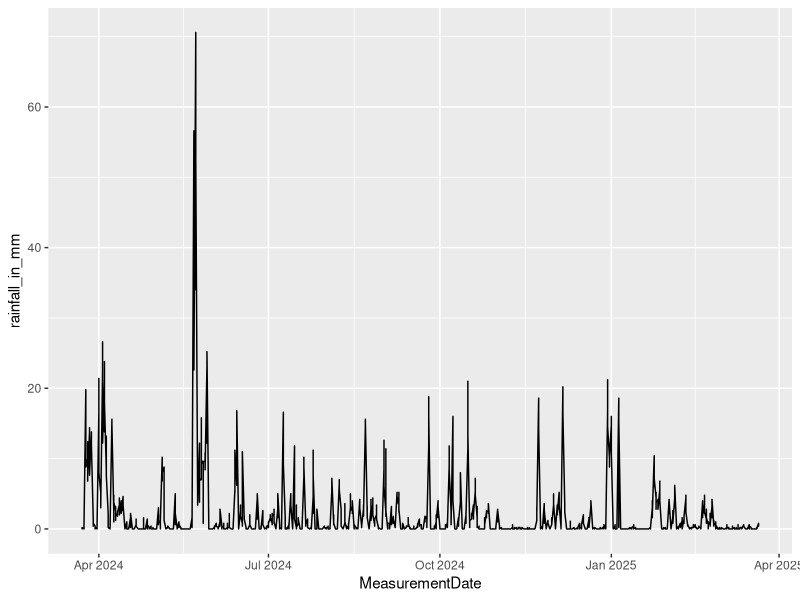
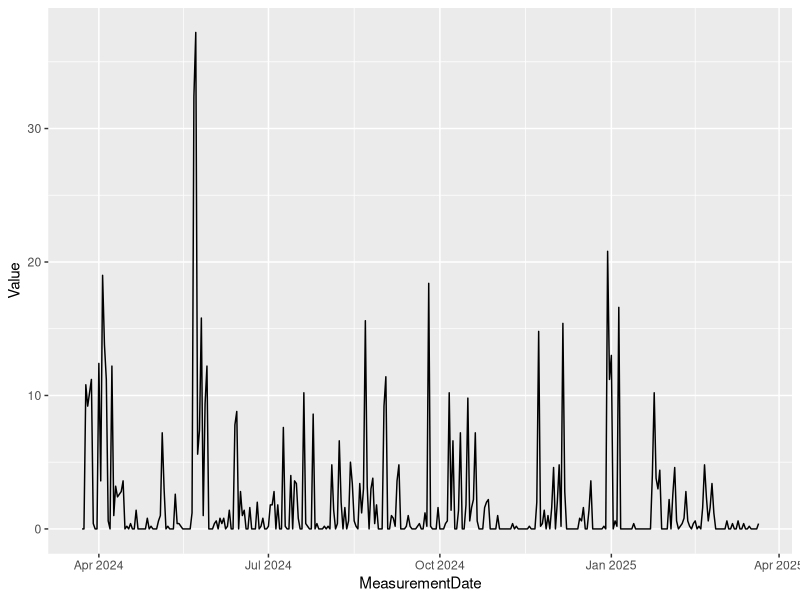

The R script that drew these images, in order:
# simple plot of rainfall 
# Trying out data prep steps quickly 
# to then copy and paste to shiny server

library(tidyverse)

rainfall_to_plot <- tibble()

#---- Pre-aggregated file containing all rain stations, but not averaged
rainfall_to_plot_agg <- read_csv("../data/rainfall/aggreg_edinburgh_rainfall.csv") 

# For testing, only use Harelaw
rainfall_to_plot <-   rainfall_to_plot_agg |>
  mutate(MeasurementDate = as.POSIXct(Timestamp, format = "%d/%m/%Y")) |>
  filter(str_detect(rain_station, "Harelaw"))

# Version where I plot without filtering to just one station
# So as to preserve all the rows, so user can filter on them
rainfall_to_plot <-   rainfall_to_plot_agg |>
  mutate(MeasurementDate = as.POSIXct(Timestamp, format = "%d/%m/%Y")) 

rainfall_to_plot |> ggplot(aes(x = MeasurementDate, y = rainfall_in_mm))+
  geom_line()


#---- Single rain station input version
rainfall_to_plot <- read_csv("../data/rainfall/Gogarbank_dailyrain_CSV_Exported_At_202503230838.csv")

rainfall_to_plot <-   rainfall_to_plot |>
  mutate(MeasurementDate = as.POSIXct(Timestamp, format = "%d/%m/%Y"))

rainfall_to_plot |> ggplot(aes(x = MeasurementDate, y = Value))+
  geom_line()


  
  
    